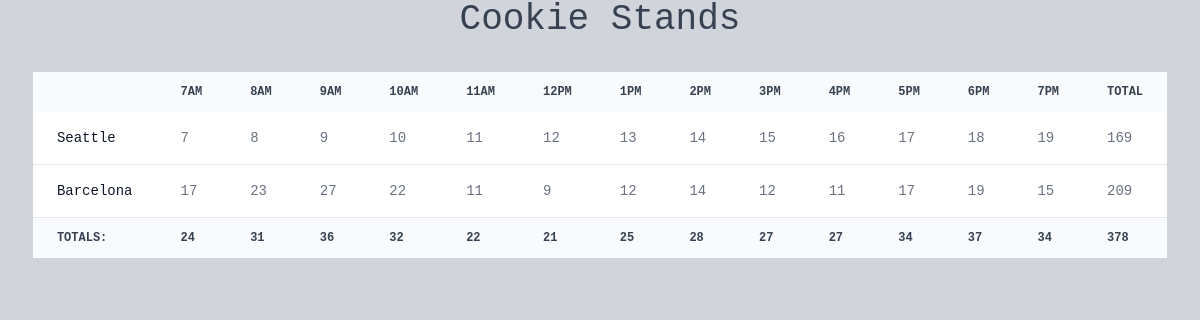
The page / on the database its author committed.
### stands/models.py (models this page shows, shortened)
class Stand(models.Model):
    location = models.CharField(max_length=64)
    sales = models.JSONField()  # 7am - 7pm sales figures
    @property
    def total(self):
        return sum(self.sales)

### stands/views.py (the view)
# urls.py: path("", StandListView.as_view(), name="stand_list"),
class StandListView(ListView):
    template_name = "stand_list.html"
    model = Stand
    context_object_name = "stands"
    def get_context_data(self, *, object_list=None, **kwargs):
        context = super().get_context_data(**kwargs)
        context["labels"] = ["7am", "8am", "9am", "10am", "11am", "12pm", "1pm", "2pm", "3pm", "4pm", "5pm", "6pm",
                             "7pm", "Total"]
        cross_store_hourly_totals = []
        mega_tally = 0
        for hourly_index in range(13):
            tally = 0
            for stand in self.object_list:
                tally += stand.sales[hourly_index]
            cross_store_hourly_totals.append(tally)
            mega_tally += tally
        cross_store_hourly_totals.append(mega_tally)
        context["cross_store_hourly_totals"] = cross_store_hourly_totals
        return context

### templates/stand_list.html (shortened to what this page needs)
<!doctype html>
<html lang="en">
<head>
  <script src="https://cdn.tailwindcss.com"></script>
</head>
<body class="bg-gray-300 font-mono space-y-8">
<h1 class="text-4xl text-center text-gray-700">Cookie Stands</h1>
<table class="mx-auto text-sm text-left text-gray-500 px-2">
  <thead class="text-xs text-gray-700 uppercase bg-gray-50 dark:bg-gray-700 dark:text-gray-400">
  <tr>
    <th></th>
    {% for label in labels %}
      <th class="py-3 px-6">{{ label }}</th>
    {% endfor %}
  </tr>
  </thead>
  <tbody>
  {% for stand in stands %}
    <tr class="bg-white border-b dark:bg-gray-800 dark:border-gray-700">
      <th class="py-4 px-6 font-medium text-gray-900 whitespace-nowrap dark:text-white">{{ stand.location }}</th>
      {% for hourly_sales in stand.sales %}
        <td class="py-4 px-6">{{ hourly_sales }}</td>
      {% endfor %}
      <td class="py-4 px-6">{{ stand.total }}</td>
    </tr>
  {% endfor %}
  </tbody>
  <tfoot>
  <tr class="text-xs text-gray-700 uppercase bg-gray-50 dark:bg-gray-700 dark:text-gray-400">
      <th class="py-3 px-6">Totals:</th>
      {% for total in cross_store_hourly_totals %}
        <th class="py-3 px-6">{{ total }}</th>
      {% endfor %}
    </tr>
  </tfoot>
</table>
</body>
</html>

### rows shown on the page
Stand: location "Seattle", sales "7" "8" "9" "10" "11" "12" "13" "14" "15" "16" "17" "18" "19", total "169"
Stand: location "Barcelona", sales "17" "23" "27" "22" "11" "9" "12" "14" "12" "11" "17" "19" "15", total "209"

### other values the page prints
{{ label }} "7AM" "8AM" "9AM" "10AM" "11AM" "12PM" "1PM" "2PM" "3PM" "4PM" "5PM" "6PM" "7PM" "TOTAL"
{{ total }} "24" "31" "36" "32" "22" "21" "25" "28" "27" "27" "34" "37" "34" "378"
